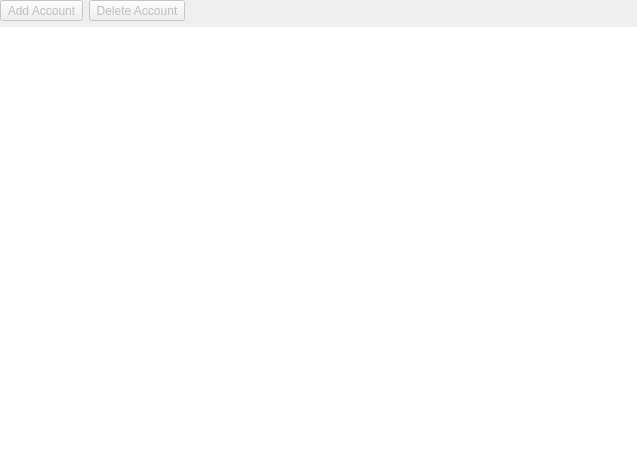
<?xml version="1.0" encoding="UTF-8"?>
<!--
QAccountant - personal accounting software
Copyright (C) 2025  Cole Blakley

This program is free software: you can redistribute it and/or modify
it under the terms of the GNU General Public License as published by
the Free Software Foundation, either version 3 of the License, or
(at your option) any later version.

This program is distributed in the hope that it will be useful,
but WITHOUT ANY WARRANTY; without even the implied warranty of
MERCHANTABILITY or FITNESS FOR A PARTICULAR PURPOSE.  See the
GNU General Public License for more details.

You should have received a copy of the GNU General Public License
along with this program.  If not, see <https://www.gnu.org/licenses/>.
-->
<ui version="4.0">
 <class>AccountsView</class>
 <widget class="QFrame" name="AccountsView">
  <property name="geometry">
   <rect>
    <x>0</x>
    <y>0</y>
    <width>637</width>
    <height>451</height>
   </rect>
  </property>
  <layout class="QVBoxLayout" name="verticalLayout">
   <property name="leftMargin">
    <number>0</number>
   </property>
   <property name="topMargin">
    <number>0</number>
   </property>
   <property name="rightMargin">
    <number>0</number>
   </property>
   <property name="bottomMargin">
    <number>0</number>
   </property>
   <item>
    <layout class="QHBoxLayout" name="toolbar">
     <item>
      <widget class="QToolButton" name="add_account">
       <property name="enabled">
        <bool>false</bool>
       </property>
       <property name="toolTip">
        <string>Add Account</string>
       </property>
       <property name="text">
        <string>Add Account</string>
       </property>
       <property name="icon">
        <iconset theme="QIcon::ThemeIcon::ListAdd"/>
       </property>
      </widget>
     </item>
     <item>
      <widget class="QToolButton" name="delete_account">
       <property name="enabled">
        <bool>false</bool>
       </property>
       <property name="toolTip">
        <string>Delete Account</string>
       </property>
       <property name="text">
        <string>Delete Account</string>
       </property>
       <property name="icon">
        <iconset theme="QIcon::ThemeIcon::ListRemove"/>
       </property>
      </widget>
     </item>
     <item>
      <spacer name="spacer">
       <property name="orientation">
        <enum>Qt::Orientation::Horizontal</enum>
       </property>
       <property name="sizeHint" stdset="0">
        <size>
         <width>0</width>
         <height>0</height>
        </size>
       </property>
      </spacer>
     </item>
    </layout>
   </item>
   <item>
    <widget class="QTreeView" name="tree_view">
     <property name="frameShape">
      <enum>QFrame::Shape::NoFrame</enum>
     </property>
     <property name="editTriggers">
      <set>QAbstractItemView::EditTrigger::NoEditTriggers</set>
     </property>
     <attribute name="headerVisible">
      <bool>false</bool>
     </attribute>
    </widget>
   </item>
  </layout>
 </widget>
 <resources/>
 <connections/>
</ui>
